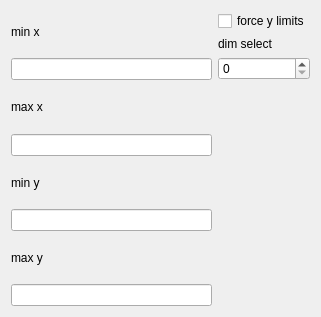
<?xml version="1.0" encoding="UTF-8"?>
<ui version="4.0">
 <class>NormingBlockEditorWidget</class>
 <widget class="QWidget" name="NormingBlockEditorWidget">
  <property name="geometry">
   <rect>
    <x>0</x>
    <y>0</y>
    <width>321</width>
    <height>317</height>
   </rect>
  </property>
  <property name="windowTitle">
   <string>Form</string>
  </property>
  <layout class="QHBoxLayout" name="horizontalLayout">
   <item>
    <widget class="QWidget" name="widget" native="true">
     <layout class="QVBoxLayout" name="verticalLayout">
      <property name="leftMargin">
       <number>0</number>
      </property>
      <property name="topMargin">
       <number>0</number>
      </property>
      <property name="rightMargin">
       <number>0</number>
      </property>
      <property name="bottomMargin">
       <number>0</number>
      </property>
      <item>
       <widget class="QLabel" name="label">
        <property name="text">
         <string>min x</string>
        </property>
       </widget>
      </item>
      <item>
       <widget class="QLineEdit" name="minXEdit"/>
      </item>
      <item>
       <widget class="QLabel" name="label_2">
        <property name="text">
         <string>max x</string>
        </property>
       </widget>
      </item>
      <item>
       <widget class="QLineEdit" name="maxXEdit"/>
      </item>
      <item>
       <widget class="QLabel" name="label_3">
        <property name="text">
         <string>min y</string>
        </property>
       </widget>
      </item>
      <item>
       <widget class="QLineEdit" name="minYEdit"/>
      </item>
      <item>
       <widget class="QLabel" name="label_4">
        <property name="text">
         <string>max y</string>
        </property>
       </widget>
      </item>
      <item>
       <widget class="QLineEdit" name="maxYEdit"/>
      </item>
     </layout>
    </widget>
   </item>
   <item>
    <widget class="QWidget" name="widget_2" native="true">
     <layout class="QVBoxLayout" name="verticalLayout_2">
      <property name="leftMargin">
       <number>0</number>
      </property>
      <property name="topMargin">
       <number>0</number>
      </property>
      <property name="rightMargin">
       <number>0</number>
      </property>
      <property name="bottomMargin">
       <number>0</number>
      </property>
      <item>
       <widget class="QCheckBox" name="forceLimitsCheck">
        <property name="text">
         <string>force y limits</string>
        </property>
       </widget>
      </item>
      <item>
       <widget class="QLabel" name="label_5">
        <property name="text">
         <string>dim select</string>
        </property>
       </widget>
      </item>
      <item>
       <widget class="QSpinBox" name="dimEdit"/>
      </item>
      <item>
       <spacer name="verticalSpacer">
        <property name="orientation">
         <enum>Qt::Vertical</enum>
        </property>
        <property name="sizeHint" stdset="0">
         <size>
          <width>20</width>
          <height>40</height>
         </size>
        </property>
       </spacer>
      </item>
     </layout>
    </widget>
   </item>
  </layout>
 </widget>
 <resources/>
 <connections/>
</ui>
